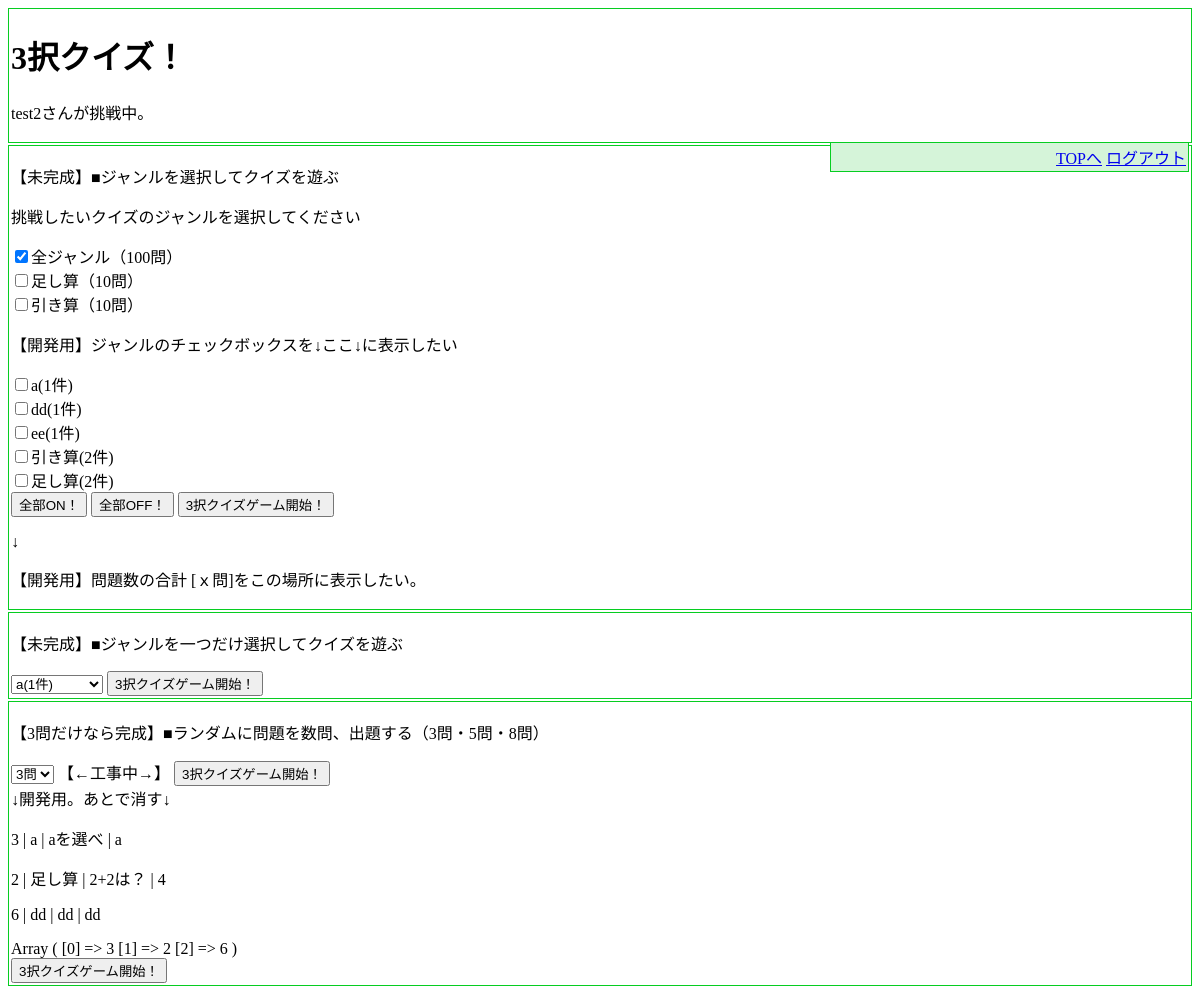
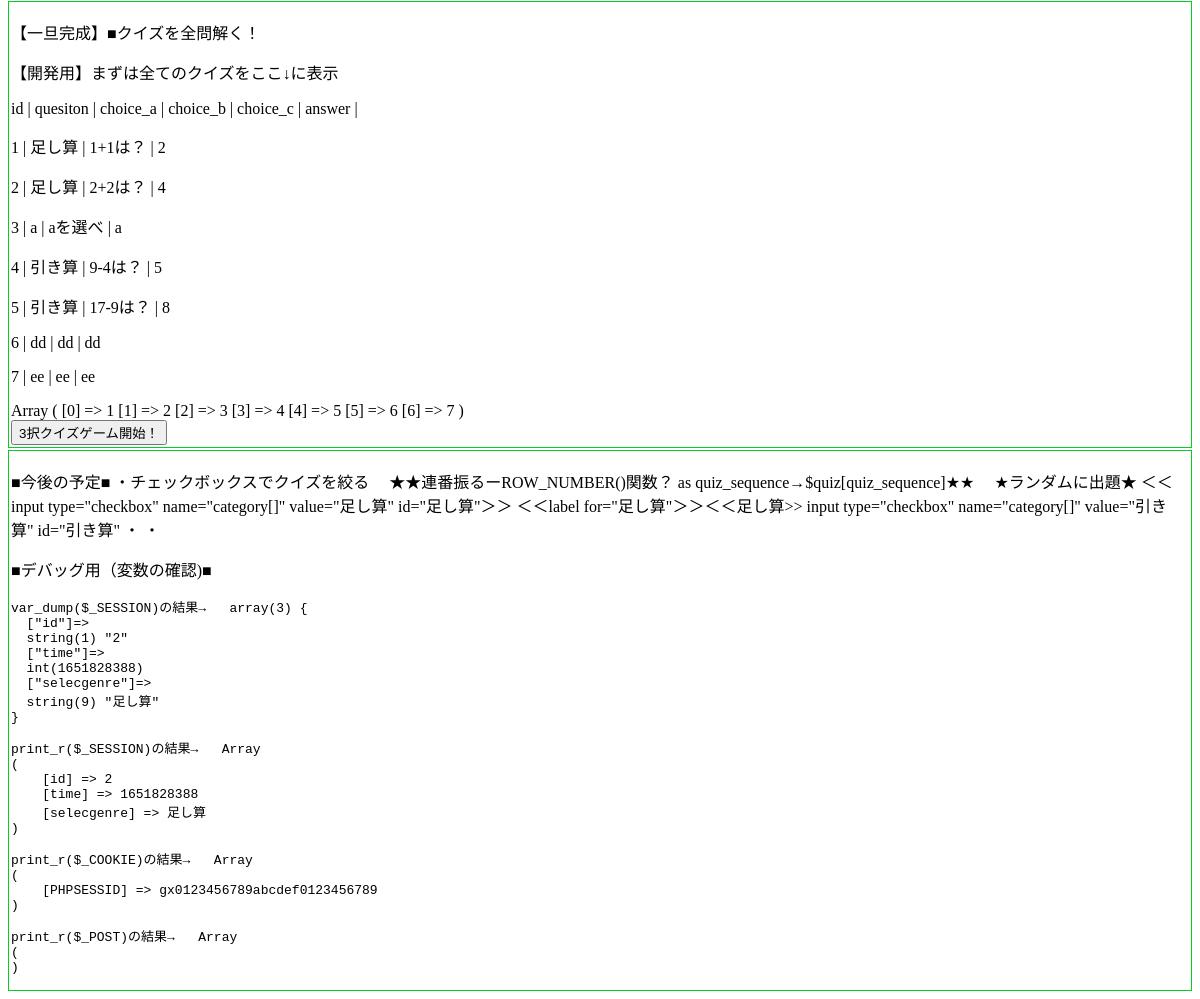
Screenshot of /quiz/old/bk0424-1400/quiz_genre_ctrl.php (signed in) with the database file from the repository (2 pictures, top to bottom).
### tables this page shows
CREATE TABLE `members` (
  `id` int(11) NOT NULL,
  `user_name` varchar(100) NOT NULL,
  `password` varchar(255) NOT NULL,
  `user_image` varchar(255) NOT NULL,
  `level` int(11) NOT NULL DEFAULT '0',
  `experience` int(11) NOT NULL DEFAULT '0',
  `created` datetime NOT NULL,
  `modified` timestamp NOT NULL DEFAULT CURRENT_TIMESTAMP ON UPDATE CURRENT_TIMESTAMP
);

CREATE TABLE `quiz_book` (
  `id` int(11) NOT NULL,
  `question` varchar(1000) DEFAULT NULL,
  `choice_a` varchar(500) DEFAULT NULL,
  `choice_b` varchar(500) DEFAULT NULL,
  `choice_c` varchar(500) DEFAULT NULL,
  `answer` varchar(500) DEFAULT NULL,
  `commentary` text,
  `genre` varchar(40) DEFAULT NULL,
  `member_id` int(11) DEFAULT NULL,
  `created` datetime DEFAULT NULL,
  `modified` timestamp NOT NULL DEFAULT CURRENT_TIMESTAMP ON UPDATE CURRENT_TIMESTAMP
);

### quiz/old/bk0424-1400/quiz_genre_ctrl.php (the view, shortened to what this page needs)
<?php
require('../dbconnect.php');
if (isset($_SESSION['id']) && $_SESSION['time'] + 3600 > time()) {
	$members = $db->prepare('SELECT * FROM members WHERE id=?');
	$members->execute(array($_SESSION['id']));
	$member = $members->fetch();
} else {
	header('Location: login.php');
	exit();
}
function h($value) {
	return htmlspecialchars($value, ENT_QUOTES);
}
?>
<!DOCTYPE html>
<html>
<head>
<link rel="stylesheet" href="quiz.css" type="text/css">
</head>
<body background="../images/KAZUHIRO171013022.jpg" >
<div id="header">
  <h1><span class="pyonpyon">3択</span>クイズ！<span class="pyonpyon"></span></h1>
	<dl>
		<dt><?php echo h($member['user_name']); ?>さんが挑戦中。</dt>
	</dl>
	<div class="header_menu" style="text-align: right">
			<a href="../menu.php">TOPへ</a>
			<a href="../logout.php">ログアウト</a>
	</div>
</div>
<div>
<p>【未完成】■ジャンルを選択してクイズを遊ぶ</p>
<p>挑戦したいクイズのジャンルを選択してください</p>
<label><input type="checkbox" name="all_genres" value="全部" checked>全ジャンル（100問）</label><br>
<label><input type="checkbox" name="selected_genres[]" value="足し算">足し算（10問）</label><br>
<label><input type="checkbox" name="selected_genres[]" value="引き算">引き算（10問）</label><br>
<p>【開発用】ジャンルのチェックボックスを↓ここ↓に表示したい</p>
<form action="quiz.php" method="post" name="categories">
  <?php
      $genres = $db->query('SELECT genre,COUNT(*) as genre_count FROM quiz_book group by genre');
      while ($genre = $genres->fetch()){
        echo '<input type="checkbox" name="syutsudai[]" value="' . $genre['genre'] . '" id="' . $genre['genre'] .'">';
        echo '<label>' . $genre['genre'] .'(' . $genre['genre_count']  .'件)</label><br>';
      }
      print_r($syutsudai_selectgenre);
  ?>
  <input type="button" value="全部ON！" onclick="allcheck(true);">
  <input type="button" value="全部OFF！" onclick="allcheck(false);">
  <input type="submit" value="3択クイズゲーム開始！">
</form>
<p>↓</p>
<p>【開発用】問題数の合計 [ｘ問]をこの場所に表示したい。</p>
</div>
<div id="div_genre">
  <p>【未完成】■ジャンルを一つだけ選択してクイズを遊ぶ</p>
  <form action="quiz.php" method="post">
    <select name="selected_genres" class="selected_genres">
      <?php
        $genres = $db->query('SELECT genre,COUNT(*) as genre_count FROM quiz_book group by genre');
        while ($genre = $genres->fetch()){
          echo '<option value="' . $genre['genre'] .'">' . $genre['genre'] . '(' . $genre['genre_count'] . '件)</option>';
        }
      ?>
    <input type="submit" value="3択クイズゲーム開始！">
    </select>
  </form>
</div>
<div class="random">
  <p>【3問だけなら完成】■ランダムに問題を数問、出題する（3問・5問・8問）</p>
  <form action="quiz.php" method="post">
    <select name="xxxx" class="xxxx">
      <option value="3">3問</option>
    </select>
    <label>【←工事中→】</label>
    <input type="submit" value="3択クイズゲーム開始！">
  </form>
  <?php
    echo '↓開発用。あとで消す↓';
    $stmt = $db->prepare('SELECT * FROM quiz_book ORDER BY RAND() LIMIT :keyword');
    $stmt->bindValue(':keyword', 3, PDO::PARAM_INT);
    $stmt->execute();
    while ($allquiz = $stmt->fetch()){
      echo '<p>' . $allquiz['id'] .' | '. $allquiz['genre'] .' | '. $allquiz['question'] .' | '. $allquiz['answer'] . '</p>';
      $syutsudai_random[] = $allquiz['id'];
    }
    print_r($syutsudai_random);
  ?>
  <form action="quiz.php" method="post">
    <input type="submit" value="3択クイズゲーム開始！">
  </form>
</div>
<div class="allquiz">
  <p>【一旦完成】■クイズを全問解く！</p>
  <p>【開発用】まずは全てのクイズをここ↓に表示</p>
  <p>id | quesiton | choice_a | choice_b | choice_c | answer | </p>
  <?php
    $stmt = $db->prepare('SELECT * FROM quiz_book');
    $stmt->execute();
    while ($allquiz = $stmt->fetch()){
      echo '<p>' . $allquiz['id'] .' | '. $allquiz['genre'] .' | '. $allquiz['question'] .' | '. $allquiz['answer'] . '</p>';
      $syutsudai_all[] = (string)$allquiz['id'];
    }
    print_r($syutsudai_all);
  ?>
  <form action="quiz.php" method="post">
    <input type="submit" value="3択クイズゲーム開始！">
  </form>
</div>
<div class=div_debug1>
    <p>■今後の予定■
      ・チェックボックスでクイズを絞る
         ★★連番振るーROW_NUMBER()関数？ as quiz_sequence→$quiz[quiz_sequence]★★
         　★ランダムに出題★
         ＜＜input type="checkbox" name="category[]" value="足し算" id="足し算"＞＞
         ＜＜label for="足し算"＞＞＜＜足し算>>
         input type="checkbox" name="category[]" value="引き算" id="引き算"
      ・
      ・
    </p>
    <p>■デバッグ用（変数の確認)■</p>
    <pre><?php	echo 'var_dump($_SESSION)の結果→   ';	var_dump ($_SESSION); ?></pre>
    <pre><?php echo 'print_r($_SESSION)の結果→   '; print_r($_SESSION); ?></pre>
    <pre><?php echo 'print_r($_COOKIE)の結果→   '; print_r($_COOKIE); ?></pre>
    <pre><?php echo 'print_r($_POST)の結果→   '; print_r($_POST); ?></pre>
  </div>
</body>
</html>

### quiz/old/bk0424-1400/quiz.css (style rules this page uses)
body { background-size:95%; }
div.header_menu { background-color:#d5f4d9; width:30%; float:right; clear:both; }
div { border:0.5px solid ; border-color:#06cd21 ; margin:2px auto; padding:2px; }
.pyonpyon { animation: pyon 0.3s linear; position: relative; }

### rows the page displays
members: user_name "test2"
quiz_book: id "3", genre "a", question "aを選べ", answer "a"
quiz_book: id "2", genre "足し算", question "2+2は？", answer "4"
quiz_book: id "6", genre "dd", question "dd", answer "dd"
quiz_book: id "1", genre "足し算", question "1+1は？", answer "2"
quiz_book: id "4", genre "引き算", question "9-4は？", answer "5"
quiz_book: id "5", genre "引き算", question "17-9は？", answer "8"
quiz_book: id "7", genre "ee", question "ee", answer "ee"

### other values shown
$genre['genre'] "a"
$genre['genre_count'] "1"
$genre['genre'] "dd"
$genre['genre'] "ee"
$genre['genre'] "引き算"
$genre['genre_count'] "2"
$genre['genre'] "足し算"
form field selected_genres "a(1件)"
